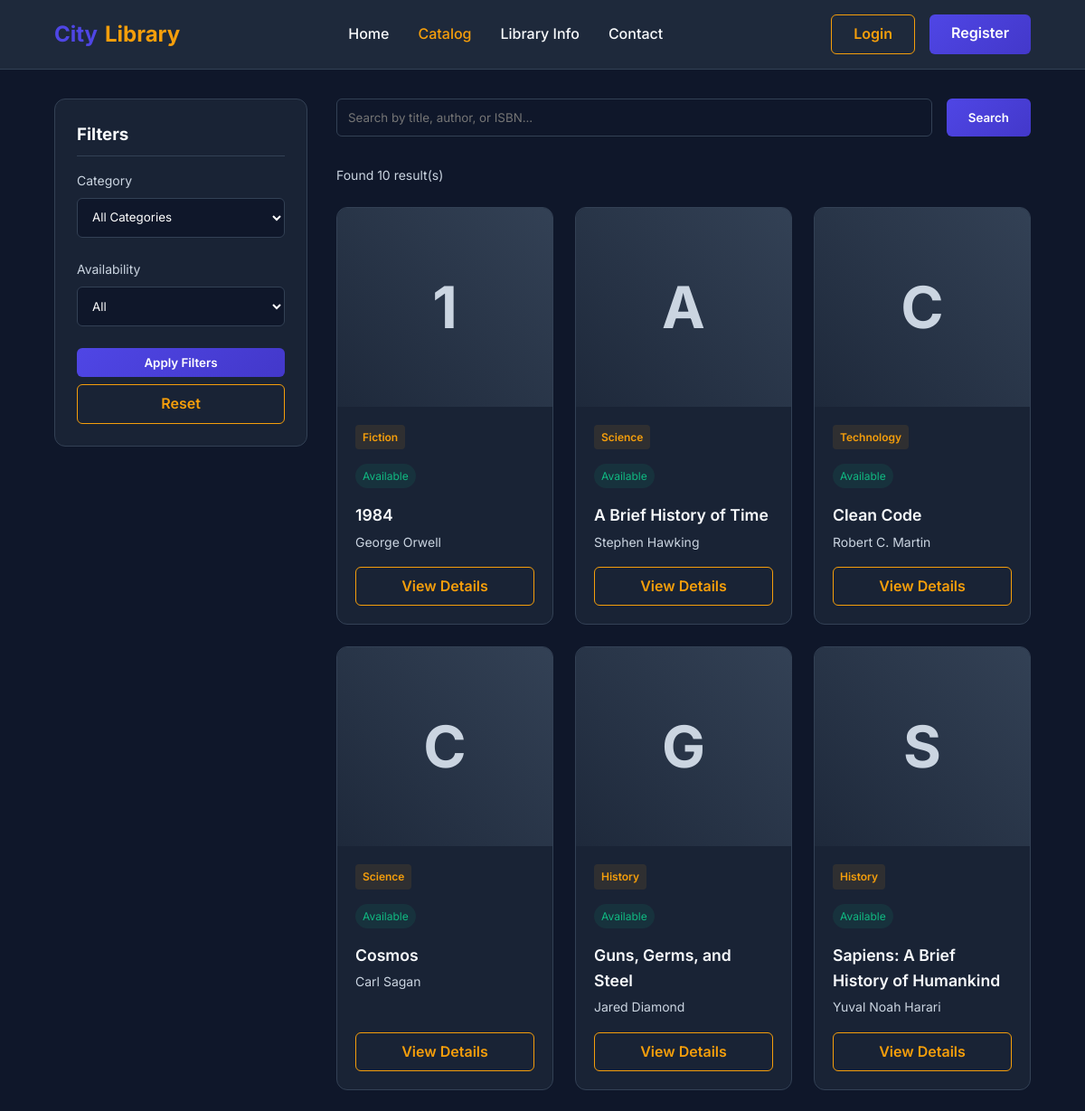
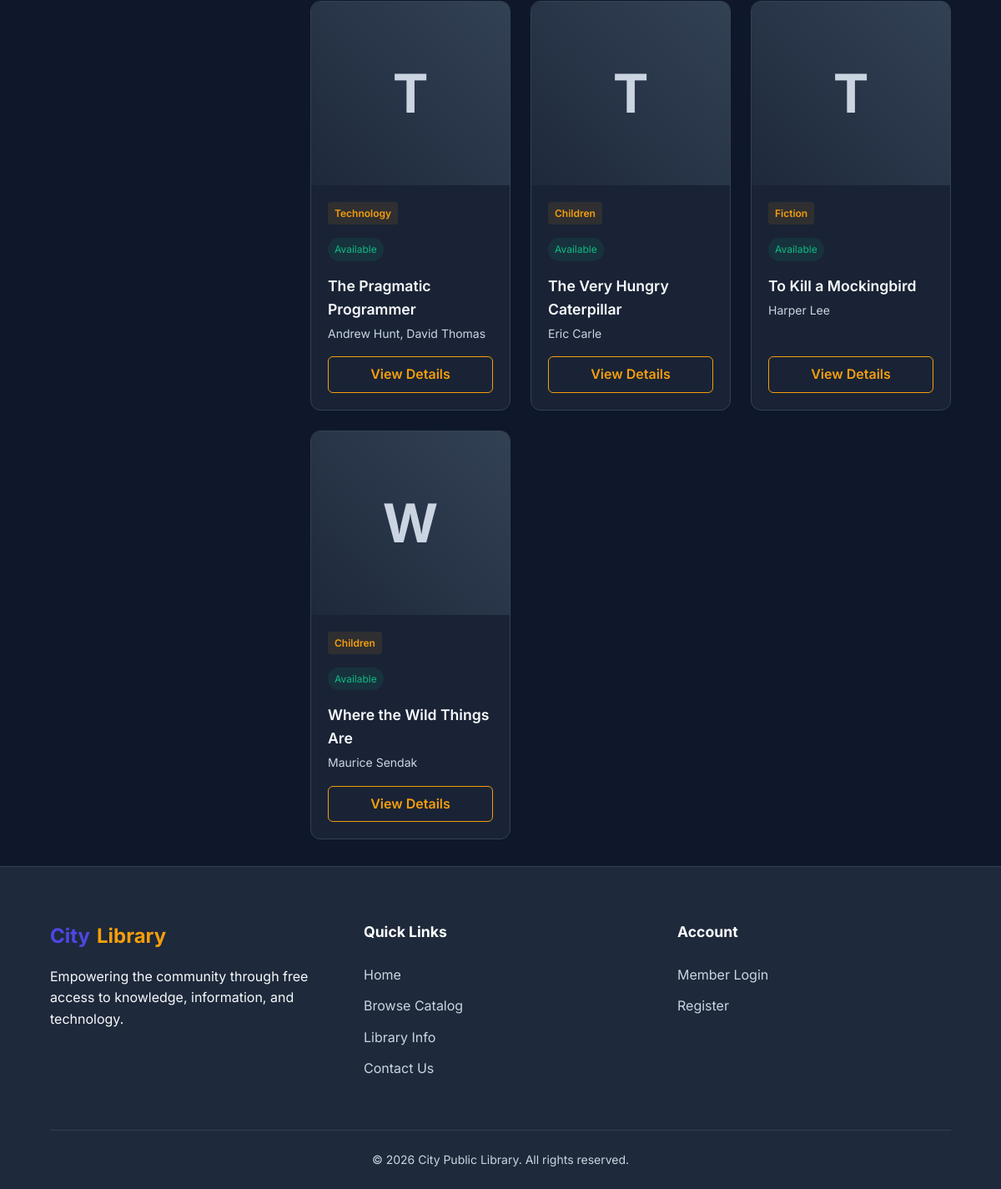
/guest/catalog.php, run on the app's committed database (2 pictures, top to bottom).
### tables this page shows
CREATE TABLE `books` (
  `id` int(11) NOT NULL AUTO_INCREMENT,
  `title` varchar(255) NOT NULL,
  `author` varchar(255) NOT NULL,
  `isbn` varchar(20) DEFAULT NULL,
  `category_id` int(11) NOT NULL,
  `publisher` varchar(255) DEFAULT NULL,
  `year` int(4) DEFAULT NULL,
  `total_copies` int(11) NOT NULL DEFAULT 1,
  `available_copies` int(11) NOT NULL DEFAULT 1,
  `shelf_location` varchar(50) DEFAULT NULL,
  `cover_image` varchar(255) DEFAULT NULL,
  `description` text DEFAULT NULL,
  `created_at` timestamp NOT NULL DEFAULT current_timestamp(),
  PRIMARY KEY (`id`),
  UNIQUE KEY `isbn` (`isbn`),
  KEY `category_id` (`category_id`),
  CONSTRAINT `books_ibfk_1` FOREIGN KEY (`category_id`) REFERENCES `categories` (`id`) ON DELETE CASCADE
);

CREATE TABLE `categories` (
  `id` int(11) NOT NULL AUTO_INCREMENT,
  `name` varchar(100) NOT NULL,
  `description` text DEFAULT NULL,
  `created_at` timestamp NOT NULL DEFAULT current_timestamp(),
  PRIMARY KEY (`id`),
  UNIQUE KEY `name` (`name`)
);

CREATE TABLE `system_settings` (
  `id` int(11) NOT NULL AUTO_INCREMENT,
  `setting_key` varchar(100) NOT NULL,
  `setting_value` text DEFAULT NULL,
  `updated_at` timestamp NOT NULL DEFAULT current_timestamp() ON UPDATE current_timestamp(),
  PRIMARY KEY (`id`),
  UNIQUE KEY `setting_key` (`setting_key`)
);

### config/db.php (called while the page is built, shortened)
<?php
function getSiteName(PDO $pdo): string {
    static $name = null;
    if ($name === null) {
        try {
            $stmt = $pdo->prepare("SELECT setting_value FROM system_settings WHERE setting_key='library_name' LIMIT 1");
            $stmt->execute();
            $name = $stmt->fetchColumn() ?: 'City Public Library';
        } catch (Exception $e) {
            $name = 'City Public Library';
        }
    }
    return $name;
}

### guest/catalog.php (the view, shortened to what this page needs)
<?php
require_once '../config/db.php';
$search = $_GET['q'] ?? '';
$page = max(1, (int)($_GET['page'] ?? 1));
$limit = 10;
$offset = ($page - 1) * $limit;
$categories = [];
try {
    $stmt = $pdo->query("SELECT id, name FROM categories ORDER BY name ASC");
    $categories = $stmt->fetchAll(PDO::FETCH_ASSOC);
} catch (PDOException $e) {}
$where = ["1=1"];
$params = [];
$whereClause = implode(" AND ", $where);
$total = 0;
try {
    $countSql = "SELECT COUNT(*) FROM books b WHERE $whereClause";
    $stmt = $pdo->prepare($countSql);
    $stmt->execute($params);
    $total = $stmt->fetchColumn() ?: 0;
} catch (PDOException $e) {}
$books = [];
try {
    $sql = "SELECT b.*, c.name as category_name
            FROM books b
            LEFT JOIN categories c ON b.category_id = c.id
            WHERE $whereClause
            ORDER BY b.title ASC
            LIMIT :limit OFFSET :offset";
    $stmt = $pdo->prepare($sql);
    $stmt->bindValue(':limit', $limit, PDO::PARAM_INT);
    $stmt->bindValue(':offset', $offset, PDO::PARAM_INT);
    $stmt->execute();
    $books = $stmt->fetchAll(PDO::FETCH_ASSOC);
} catch (PDOException $e) {}
?>
<!DOCTYPE html>
<html lang="en">
<head>
</head>
<body>
    <nav class="navbar">
        <a href="index.php" class="logo">City<span>Library</span></a>
        <div class="nav-links">
            <a href="index.php">Home</a>
            <a href="catalog.php" class="active">Catalog</a>
            <a href="library_info.php">Library Info</a>
            <a href="contact.php">Contact</a>
        </div>
        <div class="nav-actions">
            <a href="../login.php" class="btn btn-outline">Login</a>
            <a href="../register.php" class="btn btn-primary">Register</a>
        </div>
    </nav>
    <div class="catalog-container">
        <aside class="sidebar">
            <h3>Filters</h3>
            <form action="catalog.php" method="GET">
                <div class="form-group">
                    <label>Category</label>
                    <select name="category" class="form-control">
                        <option value="">All Categories</option>
                    </select>
                </div>
                <div class="form-group">
                    <label>Availability</label>
                    <select name="availability" class="form-control">
                        <option value="">All</option>
                    </select>
                </div>
                <button type="submit" class="btn btn-primary btn-block">Apply Filters</button>
                <a href="catalog.php" class="btn btn-outline btn-block" style="margin-top: 0.5rem; display: block; text-align: center;">Reset</a>
            </form>
        </aside>
        <main class="main-content">
            <form action="catalog.php" method="GET" class="search-bar-top">
                <input type="text" name="q" class="form-control" placeholder="Search by title, author, or ISBN..." value="<?= htmlspecialchars($search) ?>">
                <button type="submit" class="btn btn-primary">Search</button>
            </form>
            <div class="results-info">
                Found <?= $total ?> result(s)
            </div>
            <?php if(empty($books)): ?>
                <?php if(isset($pdo) && !empty($categories)):  ?>
                    <div class="empty-state">
                        <div style="font-size: 4rem; margin-bottom: 1rem;">🔍</div>
                        <h3>No books found matching your criteria.</h3>
                        <p class="text-muted">Try adjusting your filters or search terms.</p>
                    </div>
                <?php else:  ?>
                    <div class="book-grid">
                    <?php for($i=1; $i<=8; $i++): ?>
                        <div class="book-card">
                            <div class="book-cover"><?= chr(64+$i) ?></div>
                            <div class="book-info">
                                <span class="book-badge">Fiction</span>
                                <span class="status-badge status-avail">Available</span>
                                <h4 class="book-title">Sample Book Title <?= $i ?></h4>
                                <p class="book-author">Author Name</p>
                                <a href="book_details.php?id=<?= $i ?>" class="btn btn-outline btn-block" style="margin-top: auto;">View Details</a>
                            </div>
                        </div>
                    <?php endfor; ?>
                    </div>
                    <?php $totalPages = 3; $page = 1; ?>
                <?php endif; ?>
            <?php else: ?>
                <div class="book-grid">
                    <?php foreach($books as $book): ?>
                        <div class="book-card">
                            <div class="book-cover"><?= strtoupper(substr($book['title'], 0, 1)) ?></div>
                            <div class="book-info">
                                <span class="book-badge"><?= htmlspecialchars($book['category_name'] ?? 'General') ?></span>
                                <?php
                                    $available = ($book['available_copies'] > 0);
                                ?>
                                <span class="status-badge <?= $available ? 'status-avail' : 'status-unavail' ?>">
                                    <?= $available ? 'Available' : 'Unavailable' ?>
                                </span>
                                <h4 class="book-title" title="<?= htmlspecialchars($book['title']) ?>"><?= htmlspecialchars($book['title']) ?></h4>
                                <p class="book-author"><?= htmlspecialchars($book['author']) ?></p>
                                <a href="book_details.php?id=<?= $book['id'] ?>" class="btn btn-outline btn-block" style="margin-top: auto;">View Details</a>
                            </div>
                        </div>
                    <?php endforeach; ?>
                </div>
            <?php endif; ?>
        </main>
    </div>
    <footer class="footer">
        <div class="footer-grid">
            <div class="footer-col">
                <a href="index.php" class="logo mb-4" style="display:inline-flex;">City<span>Library</span></a>
                <p class="text-muted" style="margin-top: 1rem;">Empowering the community through free access to knowledge, information, and technology.</p>
            </div>
            <div class="footer-col">
                <h3>Quick Links</h3>
                <ul>
                    <li><a href="index.php">Home</a></li>
                    <li><a href="catalog.php">Browse Catalog</a></li>
                    <li><a href="library_info.php">Library Info</a></li>
                    <li><a href="contact.php">Contact Us</a></li>
                </ul>
            </div>
            <div class="footer-col">
                <h3>Account</h3>
                <ul>
                    <li><a href="../login.php">Member Login</a></li>
                    <li><a href="../register.php">Register</a></li>
                </ul>
            </div>
        </div>
        <div class="footer-bottom">
            &copy; <?= date('Y') ?> <?= getSiteName($pdo) ?>. All rights reserved.
        </div>
    </footer>
</body>
</html>

### guest/catalog.php (style rules this page uses)
:root { --bg-color: #0f172a; --nav-bg: #1e293b; --primary: #4f46e5; --primary-hover: #4338ca; --accent: #f59e0b; --accent-hover: #d97706; --text-main: #f8fafc; --text-muted: #cbd5e1; --border-color: #334155; --card-bg: rgba(30, 41, 59, 0.7); }
* { margin: 0; padding: 0; box-sizing: border-box; font-family: 'Inter', sans-serif; }
body { background-color: var(--bg-color); color: var(--text-main); line-height: 1.6; }
a { text-decoration: none; color: inherit; }
.navbar { background-color: var(--nav-bg); padding: 1rem 5%; display: flex; justify-content: space-between; align-items: center; position: sticky; top: 0; z-index: 100; border-bottom: 1px solid var(--border-color); }
.logo { font-size: 1.5rem; font-weight: 700; color: var(--primary); display: flex; align-items: center; gap: 0.5rem; }
.logo span { color: var(--accent); }
.nav-links { display: flex; gap: 2rem; }
.nav-links a { font-weight: 500; transition: color 0.3s; }
.nav-links a:hover, .nav-links a.active { color: var(--accent); }
.nav-actions { display: flex; gap: 1rem; }
.btn { padding: 0.5rem 1.5rem; border-radius: 0.375rem; font-weight: 600; transition: all 0.3s; cursor: pointer; display: inline-block; text-align: center; border: none; }
.btn-primary { background: linear-gradient(135deg, var(--primary), var(--primary-hover)); color: white; }
.btn-outline { background: transparent; color: var(--accent); border: 1px solid var(--accent); }
.catalog-container { display: flex; gap: 2rem; padding: 2rem 5%; min-height: calc(100vh - 200px); }
.sidebar { width: 280px; flex-shrink: 0; background: var(--card-bg); padding: 1.5rem; border-radius: 0.75rem; border: 1px solid var(--border-color); height: fit-content; }
.sidebar h3 { margin-bottom: 1rem; border-bottom: 1px solid var(--border-color); padding-bottom: 0.5rem; }
.form-group { margin-bottom: 1.5rem; }
.form-group label { display: block; margin-bottom: 0.5rem; font-size: 0.875rem; color: var(--text-muted); }
.form-control { width: 100%; padding: 0.75rem; background: var(--bg-color); border: 1px solid var(--border-color); color: white; border-radius: 0.375rem; outline: none; transition: border-color 0.3s; }
.btn-block { width: 100%; }
.main-content { flex: 1; }
.search-bar-top { display: flex; gap: 1rem; margin-bottom: 2rem; }
.search-bar-top input { flex: 1; }
.results-info { margin-bottom: 1.5rem; color: var(--text-muted); font-size: 0.875rem; }
.book-grid { display: grid; grid-template-columns: repeat(auto-fill, minmax(200px, 1fr)); gap: 1.5rem; }
.book-card { background: var(--card-bg); border-radius: 0.75rem; overflow: hidden; border: 1px solid var(--border-color); transition: transform 0.3s, box-shadow 0.3s; display: flex; flex-direction: column; }
.book-cover { height: 220px; background: linear-gradient(45deg, var(--nav-bg), var(--border-color)); display: flex; align-items: center; justify-content: center; font-size: 4rem; color: var(--text-muted); font-weight: 700; }
.book-info { padding: 1.25rem; flex: 1; display: flex; flex-direction: column; }
.book-title { font-weight: 600; font-size: 1.1rem; margin-bottom: 0.25rem; }
.book-author { color: var(--text-muted); font-size: 0.875rem; margin-bottom: 1rem; }
.book-badge { display: inline-block; padding: 0.25rem 0.5rem; background: rgba(245, 158, 11, 0.1); color: var(--accent); border-radius: 0.25rem; font-size: 0.75rem; font-weight: 600; margin-bottom: 1rem; align-self: flex-start; }
.status-badge { font-size: 0.75rem; padding: 0.25rem 0.5rem; border-radius: 1rem; display: inline-block; margin-bottom: 1rem; align-self: flex-start; }
.status-avail { background: rgba(16, 185, 129, 0.1); color: #10b981; }
.footer { background-color: var(--nav-bg); padding: 4rem 5% 1.5rem; border-top: 1px solid var(--border-color); margin-top: auto; }
.footer-grid { display: grid; grid-template-columns: repeat(auto-fit, minmax(200px, 1fr)); gap: 3rem; margin-bottom: 3rem; }
.footer-col h3 { color: white; margin-bottom: 1.5rem; font-size: 1.1rem; }
.footer-col ul { list-style: none; }
.footer-col ul li { margin-bottom: 0.75rem; }
.footer-col ul li a { color: var(--text-muted); transition: color 0.3s; }
.footer-bottom { text-align: center; padding-top: 1.5rem; border-top: 1px solid var(--border-color); color: var(--text-muted); font-size: 0.875rem; }

### data on the page
books: title "1", category.name "Fiction", available_copies "Available", title "1984", author "George Orwell"
books: title "A", category.name "Science", available_copies "Available", title "A Brief History of Time", author "Stephen Hawking"
books: title "C", category.name "Technology", available_copies "Available", title "Clean Code", author "Robert C. Martin"
books: title "C", category.name "Science", available_copies "Available", title "Cosmos", author "Carl Sagan"
books: title "G", category.name "History", available_copies "Available", title "Guns, Germs, and Steel", author "Jared Diamond"
books: title "S", category.name "History", available_copies "Available", title "Sapiens: A Brief History of Humankind", author "Yuval Noah Harari"
books: title "T", category.name "Technology", available_copies "Available", title "The Pragmatic Programmer", author "Andrew Hunt, David Thomas"
books: title "T", category.name "Children", available_copies "Available", title "The Very Hungry Caterpillar", author "Eric Carle"
books: title "T", category.name "Fiction", available_copies "Available", title "To Kill a Mockingbird", author "Harper Lee"
books: title "W", category.name "Children", available_copies "Available", title "Where the Wild Things Are", author "Maurice Sendak"
system_settings: setting_value "City Public Library"

### other printed values
$total "10"
